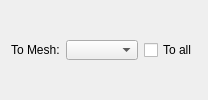
    <widget class="QFrame" name="animationJointFrame">
     <property name="minimumSize">
      <size>
       <width>0</width>
       <height>0</height>
      </size>
     </property>
     <property name="maximumSize">
      <size>
       <width>16777215</width>
       <height>16777215</height>
      </size>
     </property>
     <property name="frameShape">
      <enum>QFrame::NoFrame</enum>
     </property>
     <property name="frameShadow">
      <enum>QFrame::Raised</enum>
     </property>
     <property name="lineWidth">
      <number>1</number>
     </property>
     <layout class="QGridLayout" name="gridLayout_7">
      <item row="2" column="2">
       <widget class="QCheckBox" name="animationJointAllCheckBox">
        <property name="maximumSize">
         <size>
          <width>16777215</width>
          <height>20</height>
         </size>
        </property>
        <property name="text">
         <string>To all</string>
        </property>
       </widget>
      </item>
      <item row="2" column="0">
       <widget class="QLabel" name="animationJointMeshLabel">
        <property name="text">
         <string>To Mesh:</string>
        </property>
       </widget>
      </item>
      <item row="2" column="1">
       <widget class="QComboBox" name="animationJointMeshComboBox">
        <property name="maximumSize">
         <size>
          <width>16777215</width>
          <height>20</height>
         </size>
        </property>
       </widget>
      </item>
     </layout>
    </widget>
